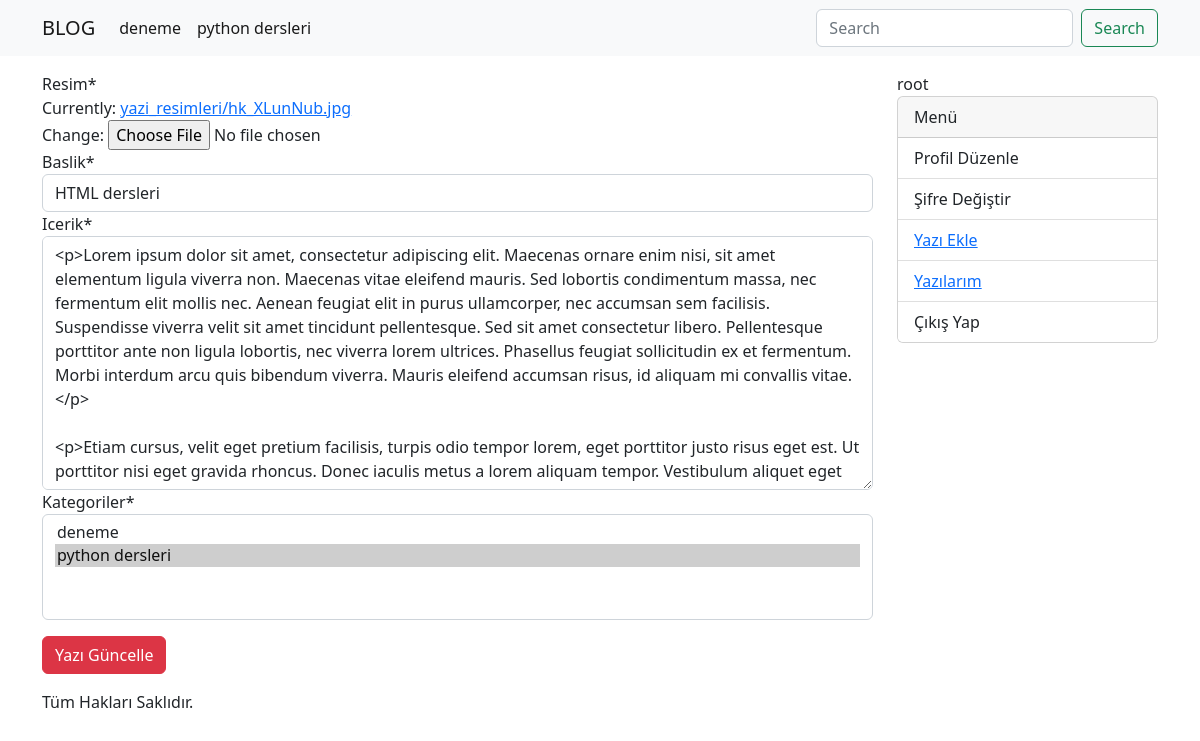
The app's page /yazi-guncelle/html-dersleri (signed in), older data.
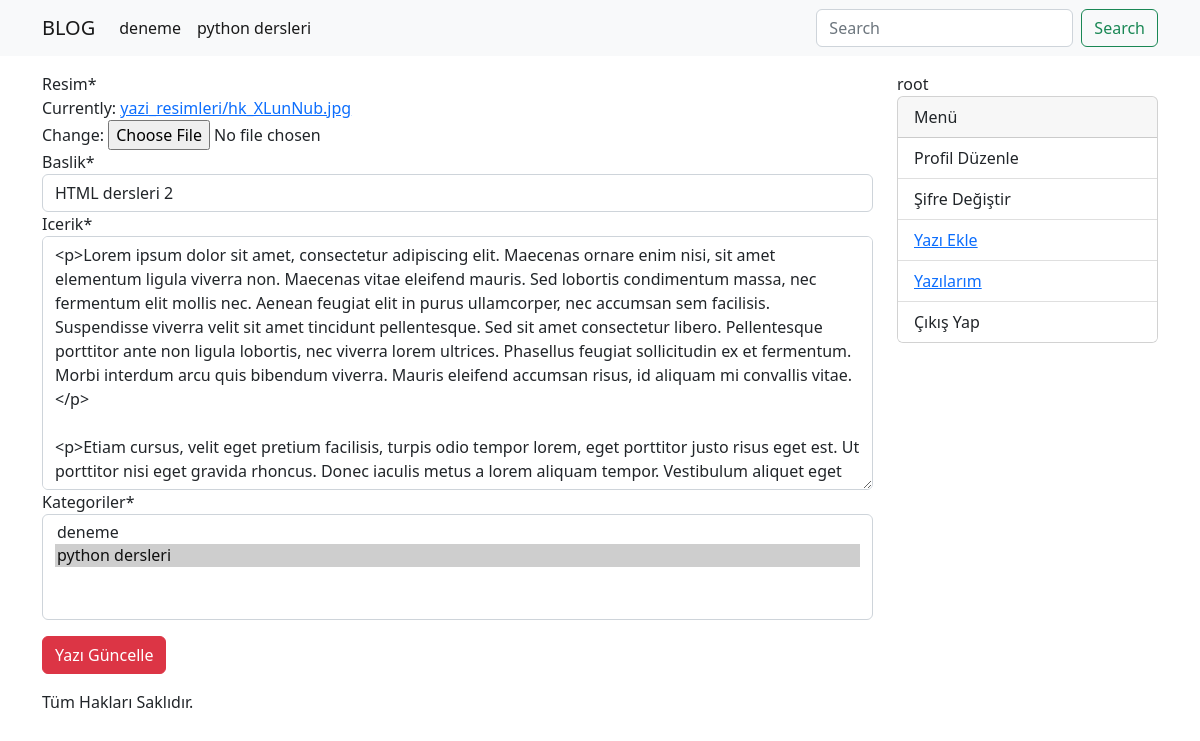
The same page, newer data.
### blog/models/yazi.py (models this page shows, shortened)
class YazilarModel(DateAbstractModel):
    resim=models.ImageField(upload_to='yazi_resimleri')
    baslik = models.CharField(max_length=50)
    icerik = RichTextField()
    slug = AutoSlugField(populate_from='baslik', unique=True)
    kategoriler = models.ManyToManyField(KategoriModel, related_name='yazi' )
    yazar = models.ForeignKey('account.CustomUserModel', on_delete = models.CASCADE, related_name='yazilar')
    class Meta:
        verbose_name='Yazi'
        verbose_name_plural='Yazilar'
        db_table='Yazi'

### blog/views/yazi_guncelle.py (the view)
# urls.py: path('yazi-guncelle/<slug:slug>', yazi_guncelle, name='yazi-guncelle'),
@login_required(login_url='/')
def yazi_guncelle(request, slug):
    yazi = get_object_or_404(YazilarModel, slug=slug, yazar=request.user)
    form = YaziGuncelleFormModel(request.POST or None, files=request.FILES or None, instance=yazi)
    if form.is_valid():
        form.save()
        return redirect('detay', slug=yazi.slug)
    return render(request, 'pages/yazi-guncelle.html', context = {
        'form':form
    })

### blog/forms/yazi_guncelle.py
class YaziGuncelleFormModel(forms.ModelForm):
    class Meta:
        model = YazilarModel
        exclude =('yazar', 'slug')

### account/models.py (called while the page is built)
    def __str__(self):
        return self.username

### blog/models/kategori.py (called while the page is built)
    def __str__(self):
        return self.isim

### blog/templatetags/kategori_list.py (called while the page is built)
@register.simple_tag
def kategori_list():
    kategoriler=KategoriModel.objects.all()
    return kategoriler

### blog/templates/pages/yazi-guncelle.html (shortened to what this page needs)
{% extends 'base.html' %}
{% load crispy_forms_tags %}
{% block content %}
    <form enctype="multipart/form-data" method="POST">
        {{ form | crispy}}
        <input type="submit" class= 'btn btn-danger mt-3 mb-3' value="Yazı Güncelle"/>
    </form>
{% endblock %}

Row changes from the older to the newer data that the page shows:
changed YazilarModel: baslik "HTML dersleri" → "HTML dersleri 2"
